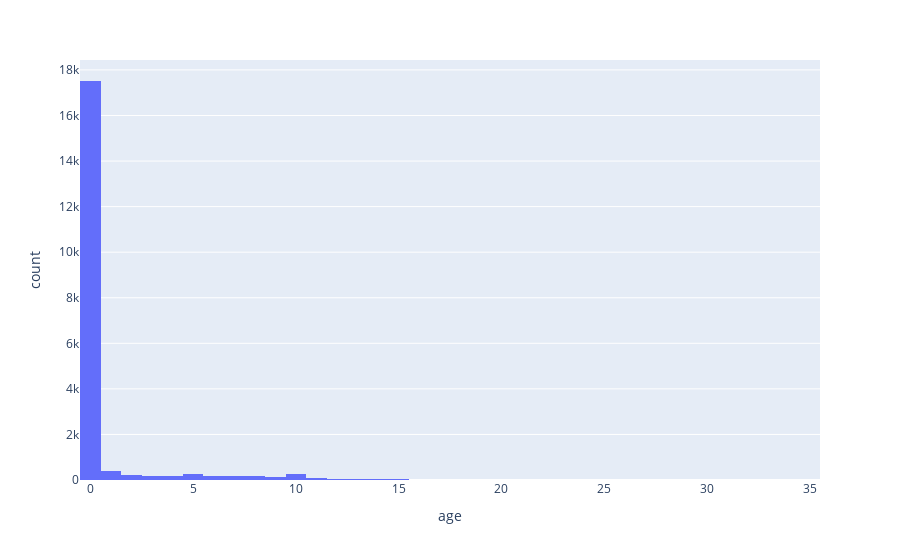

This figure's notebook cell:
### Code cell
distrubition = px.histogram(df, x="age")
distrubition

### Figure 1 — Plotly figure (JSON) as saved in the notebook; plotly's stock layout.template omitted (floating-point values rounded to 4 significant figures; data arrays with more than 128 entries replaced by an {"elided": "..."} marker saying what was removed)
{"data": [{"alignmentgroup": "True", "bingroup": "x", "hovertemplate": "age=%{x}<br>count=%{y}<extra></extra>", "legendgroup": "", "marker": {"color": "#636efa", "pattern": {"shape": ""}}, "name": "", "offsetgroup": "", "orientation": "v", "showlegend": false, "type": "histogram", "x": {"elided": "19971 int values"}, "xaxis": "x", "yaxis": "y"}], "layout": {"barmode": "relative", "legend": {"tracegroupgap": 0}, "margin": {"t": 60}, "xaxis": {"anchor": "y", "domain": [0, 1], "title": {"text": "age"}}, "yaxis": {"anchor": "x", "domain": [0, 1], "title": {"text": "count"}}}}
